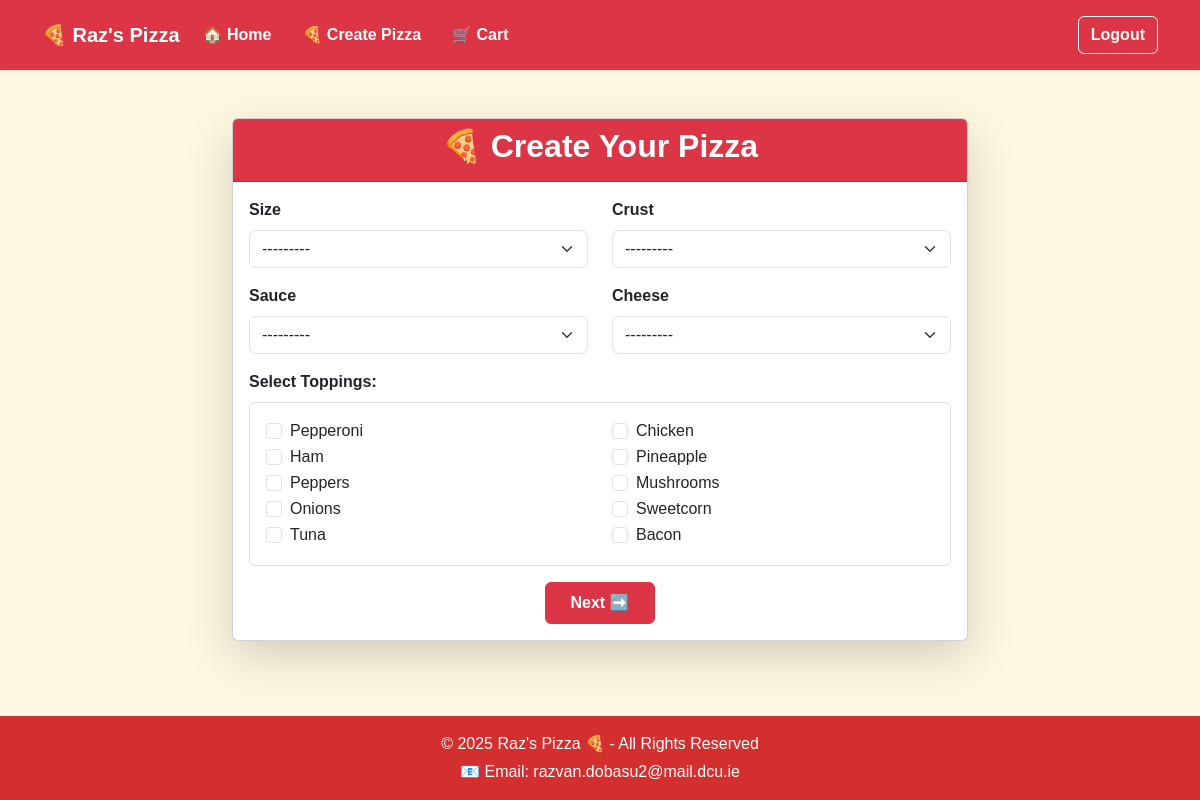
Screenshot of /create/ (signed in) with the database file from the repository.
### mainapp/models.py (models this page shows)
class Topping(models.Model):
    name = models.CharField(max_length=50)
    def __str__(self):
        return self.name

### mainapp/views.py (the view)
# urls.py: path("create/", views.create_pizza, name="create_pizza"),
@login_required
def create_pizza(request):
    if request.method == "POST":
        form = PizzaForm(request.POST)
        if form.is_valid():
            pizza = form.save()
            cart, created = Cart.objects.get_or_create(user=request.user)
            new_item = CartItem.objects.create(cart=cart, pizza=pizza)
            new_item.save()
            return redirect("view_cart")
    else:
        form = PizzaForm()
    return render(request, "create_pizza.html", {"form": form})

### mainapp/forms.py
class PizzaForm(forms.ModelForm):
    toppings = forms.ModelMultipleChoiceField(
        queryset=Topping.objects.all(),
        widget=forms.CheckboxSelectMultiple(),
        required=False
    )
    class Meta:
        model = Pizza
        fields = ["size", "crust", "sauce", "cheese", "toppings"]

### mainapp/models.py (called while the page is built)
    def __str__(self):
        return self.name

    def __str__(self):
        return self.name

    def __str__(self):
        return self.name

    def __str__(self):
        return self.name

### mainapp/templates/create_pizza.html (shortened to what this page needs)
{% extends "base.html" %}
{% load widget_tweaks %}
{% block content %}
<div class="container mt-5">
    <div class="row justify-content-center">
        <div class="col-md-8">
            <div class="card shadow-lg">
                <div class="card-header bg-danger text-white text-center">
                    <h2 class="fw-bold">🍕 Create Your Pizza</h2>
                </div>
                <div class="card-body">
                    <form method="post">
                        <div class="row">
                            <div class="col-md-6">
                                <div class="mb-3">
                                    <label class="form-label fw-bold">{{ form.size.label }}</label>
                                    {{ form.size|add_class:"form-select" }}
                                </div>
                            </div>
                            <div class="col-md-6">
                                <div class="mb-3">
                                    <label class="form-label fw-bold">{{ form.crust.label }}</label>
                                    {{ form.crust|add_class:"form-select" }}
                                </div>
                            </div>
                        </div>
                        <div class="row">
                            <div class="col-md-6">
                                <div class="mb-3">
                                    <label class="form-label fw-bold">{{ form.sauce.label }}</label>
                                    {{ form.sauce|add_class:"form-select" }}
                                </div>
                            </div>
                            <div class="col-md-6">
                                <div class="mb-3">
                                    <label class="form-label fw-bold">{{ form.cheese.label }}</label>
                                    {{ form.cheese|add_class:"form-select" }}
                                </div>
                            </div>
                        </div>
                        <div class="mb-3">
                            <label class="form-label fw-bold">Select Toppings:</label>
                            <div class="border rounded p-3">
                                <div class="row row-cols-2">
                                    {% for topping in form.toppings.field.choices %}
                                        <div class="col">
                                            <div class="form-check">
                                                <input class="form-check-input" type="checkbox" name="{{ form.toppings.name }}"
                                                    value="{{ topping.0 }}" id="topping{{ forloop.counter }}">
                                                <label class="form-check-label" for="topping{{ forloop.counter }}">
                                                    {{ topping.1 }}
                                                </label>
                                            </div>
                                        </div>
                                    {% endfor %}
                                </div>
                            </div>
                        </div>
                        <div class="text-center">
                            <button type="submit" class="btn btn-danger fw-bold px-4 py-2">
                                Next ➡️
                            </button>
                        </div>
                    </form>
                </div>
            </div>
        </div>
    </div>
</div>
{% endblock %}

### static/styles.css (style rules this page uses)
body { background-color: #FFF8E1; font-family: 'Poppins', sans-serif; color: #333; opacity: 1; }
.btn { transition: transform 0.15s ease-out, box-shadow 0.15s ease-out; }

### rows the page displays
Topping: name "Pepperoni"
Topping: name "Chicken"
Topping: name "Ham"
Topping: name "Pineapple"
Topping: name "Peppers"
Topping: name "Mushrooms"
Topping: name "Onions"
Topping: name "Sweetcorn"
Topping: name "Tuna"
Topping: name "Bacon"
